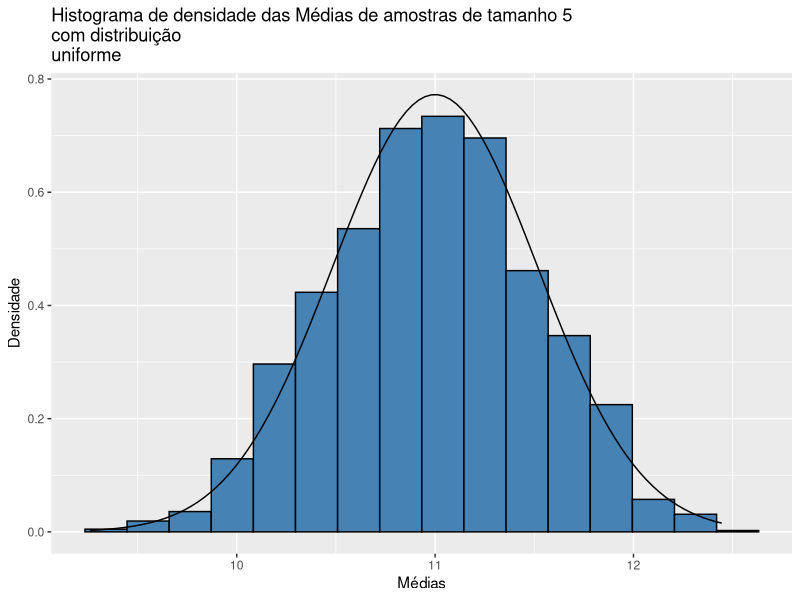
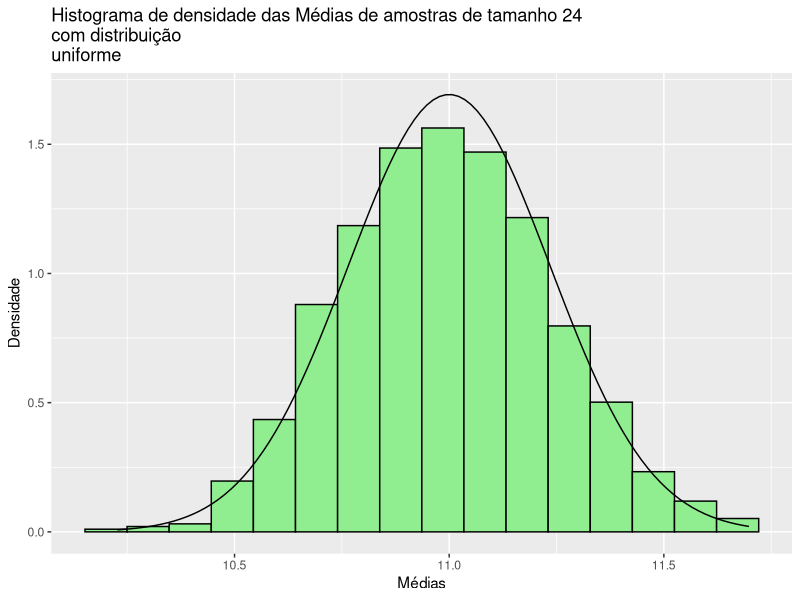
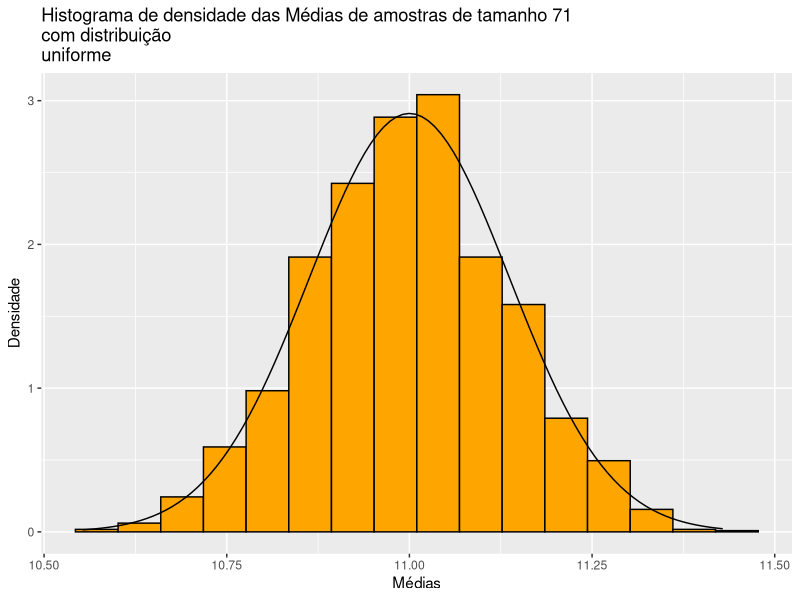

These figures' R source, in order:
library(ggplot2);
n = c(5, 24, 71);
cores = c("steelblue", "lightgreen", "orange");
a = 9 ;
b = 13
for(i in 1:3){
  set.seed(2018); 
  Médias = c(); 
  for(j in 1:1970){
    amostra = runif(n[i], a, b);
    Médias = append(Médias, mean(amostra))
  }
  Esp = (a+b)/2;
  Var = (b-a)^2/12/n[i]
  m = data.frame(Médias)
  print(ggplot(m, aes(x = Médias)) +
          geom_histogram(aes(y = ..density..), fill = cores[i], color = "black", bins = 16) +
          labs(title = paste("Histograma de densidade das Médias de amostras de tamanho", n[i], "\ncom distribuição
uniforme"), y = "Densidade") +
          stat_function(fun = dnorm, color="black", args = list(mean = Esp, sd = sqrt(Var))))
}